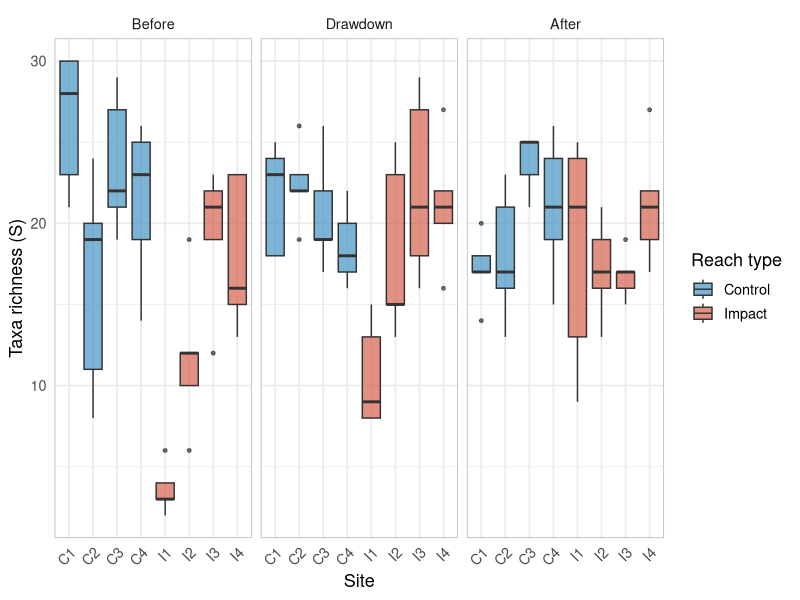
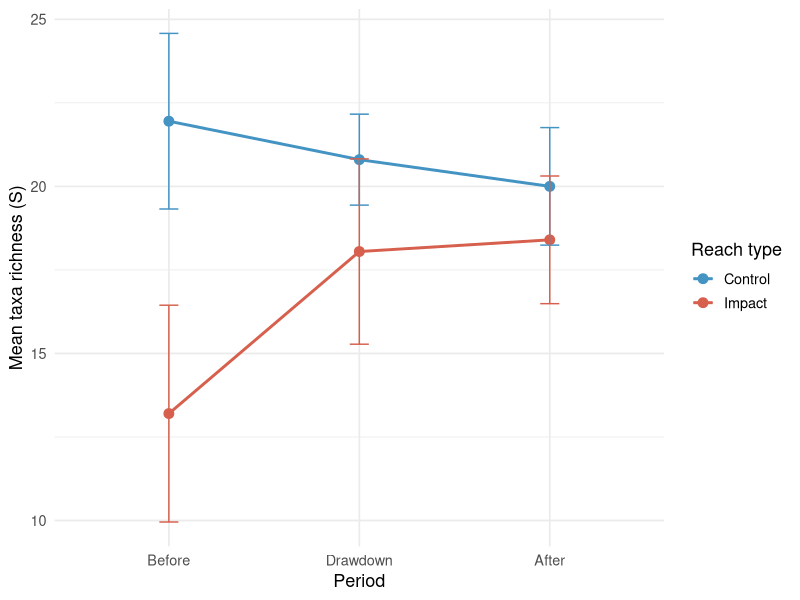
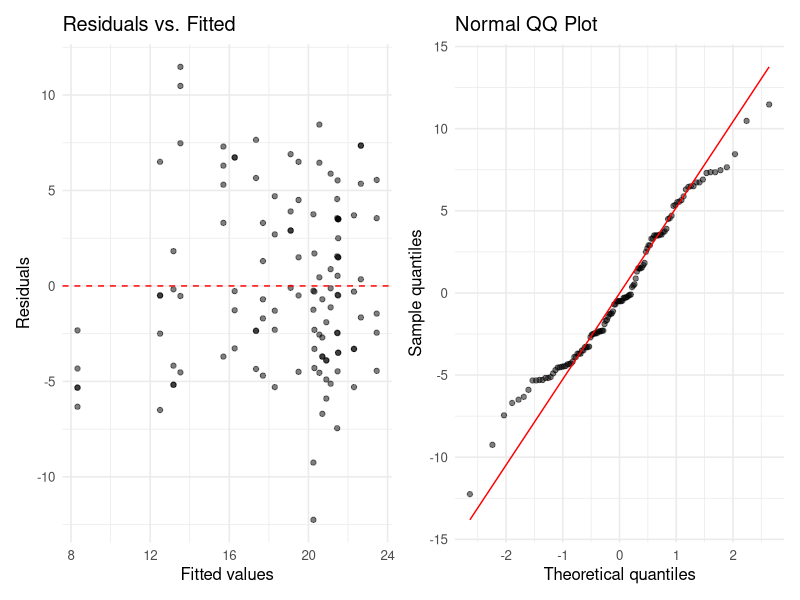
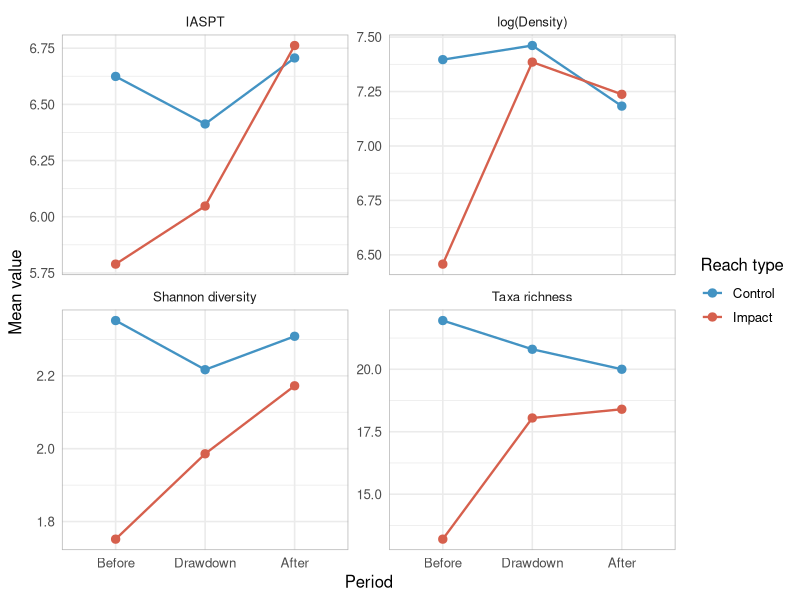

The R source for these figures, in order:
## ---- chunk 1
#| label: setup
#| message: false
#| warning: false

library(tidyverse)
library(readxl)
library(lme4)
library(broom.mixed)
library(patchwork)
library(knitr)
## ---- chunk 2
#| label: load-data

invert_raw <- read_excel("data/Atristainetal_JAE_Data.xlsx",
                         sheet = "Invertebrates")

# two columns named "Site" — rename for clarity
colnames(invert_raw)[1] <- "site_name"
colnames(invert_raw)[5] <- "site_code"
## ---- chunk 3
#| label: wrangle

invert <- invert_raw |>
  select(site_name, Replicate, Period, Reach, site_code, S, `H´`, TD, IASPT) |>
  rename(richness = S, shannon = `H´`, density = TD) |>
  mutate(
    reach_type = case_when(
      Reach == "C" ~ "C",
      Reach == "R" ~ "R",
      TRUE ~ "I"
    ),
    period = factor(Period, levels = c("B", "D", "A"),
                    labels = c("Before", "Drawdown", "After")),
    reach_type = factor(reach_type, levels = c("C", "I", "R"))
  )

# filter to control + impact only (reservoir sites only sampled post-drawdown)
invert_baci <- invert |> filter(reach_type %in% c("C", "I"))

glimpse(invert_baci)
## ---- chunk 4
#| label: fig-richness
#| fig-cap: "Taxa richness by site and period. Impact sites (red) had notably lower richness before drawdown; they approach control levels (blue) by the After period."
#| fig-width: 9
#| fig-height: 5

invert_baci |>
  ggplot(aes(x = site_code, y = richness, fill = reach_type)) +
  geom_boxplot(alpha = 0.7, outlier.size = 1) +
  facet_wrap(~period, ncol = 3) +
  scale_fill_manual(values = c("C" = "#4393C3", "I" = "#D6604D"),
                    labels = c("Control", "Impact")) +
  labs(x = "Site", y = "Taxa richness (S)", fill = "Reach type") +
  theme_minimal(base_size = 13) +
  theme(axis.text.x = element_text(angle = 45, hjust = 1),
        panel.border = element_rect(color = "grey70", fill = NA, linewidth = 0.5))
## ---- chunk 5
#| label: fig-did
#| fig-cap: "Mean taxa richness by period and reach type — the DiD visualization. Convergence of impact toward control over time is the visual signature of recovery."
#| fig-width: 7
#| fig-height: 4.5

did_means <- invert_baci |>
  group_by(period, reach_type) |>
  summarise(mean_richness = mean(richness),
            se = sd(richness) / sqrt(n()),
            .groups = "drop")

ggplot(did_means, aes(x = period, y = mean_richness,
                      color = reach_type, group = reach_type)) +
  geom_point(size = 3) +
  geom_line(linewidth = 1) +
  geom_errorbar(aes(ymin = mean_richness - 1.96 * se,
                    ymax = mean_richness + 1.96 * se), width = 0.1) +
  scale_color_manual(values = c("C" = "#4393C3", "I" = "#D6604D"),
                     labels = c("Control", "Impact")) +
  labs(x = "Period", y = "Mean taxa richness (S)", color = "Reach type") +
  theme_minimal(base_size = 13)
## ---- chunk 6
#| label: fit-model

mod_richness <- lmer(
  richness ~ period * reach_type + (1 | site_code),
  data = invert_baci,
  REML = TRUE
)

summary(mod_richness)
## ---- chunk 7
#| label: tidy-model

tidy(mod_richness, effects = "fixed", conf.int = TRUE) |>
  kable(digits = 3,
        col.names = c("Effect", "Term", "Estimate", "SE",
                      "Statistic", "CI Lower", "CI Upper"))
## ---- chunk 8
#| label: anova

anova(mod_richness)
## ---- chunk 9
#| label: fig-diagnostics
#| fig-cap: "Residual diagnostics. Left: residuals vs. fitted (checks homoscedasticity). Right: QQ plot (checks normality)."
#| fig-width: 9
#| fig-height: 4

diag_df <- data.frame(fitted = fitted(mod_richness),
                      resid  = residuals(mod_richness))

p1 <- ggplot(diag_df, aes(x = fitted, y = resid)) +
  geom_point(alpha = 0.5) +
  geom_hline(yintercept = 0, linetype = "dashed", color = "red") +
  labs(x = "Fitted values", y = "Residuals", title = "Residuals vs. Fitted") +
  theme_minimal(base_size = 12)

p2 <- ggplot(diag_df, aes(sample = resid)) +
  stat_qq(alpha = 0.5) + stat_qq_line(color = "red") +
  labs(x = "Theoretical quantiles", y = "Sample quantiles",
       title = "Normal QQ Plot") +
  theme_minimal(base_size = 12)

p1 + p2
## ---- chunk 10
#| label: robustness-models

mod_shannon <- lmer(shannon ~ period * reach_type + (1 | site_code),
                    data = invert_baci, REML = TRUE)

mod_density <- lmer(log(density) ~ period * reach_type + (1 | site_code),
                    data = invert_baci, REML = TRUE)

mod_iaspt   <- lmer(IASPT ~ period * reach_type + (1 | site_code),
                    data = invert_baci, REML = TRUE)
## ---- chunk 11
#| label: robustness-table

extract_interaction <- function(model, label) {
  aov <- as.data.frame(anova(model))
  row <- aov["period:reach_type", ]
  tibble(Response = label,
         `F value` = row[["F value"]],
         `Num DF`  = row[["NumDF"]],
         `Den DF`  = row[["DenDF"]],
         `p value` = row[["Pr(>F)"]])
}

bind_rows(
  extract_interaction(mod_richness, "Taxa richness (S)"),
  extract_interaction(mod_shannon,  "Shannon diversity (H')"),
  extract_interaction(mod_density,  "log(Total density)"),
  extract_interaction(mod_iaspt,    "IASPT")
) |>
  kable(digits = c(0, 2, 0, 1, 4))
## ---- chunk 12
#| label: fig-robustness
#| fig-cap: "DiD pattern across all four community metrics. Convergence of impact toward control values is visible across metrics."
#| fig-width: 10
#| fig-height: 8

invert_baci |>
  group_by(period, reach_type) |>
  summarise(`Taxa richness`    = mean(richness),
            `Shannon diversity` = mean(shannon),
            `log(Density)`     = mean(log(density)),
            IASPT              = mean(IASPT),
            .groups = "drop") |>
  pivot_longer(cols = c(`Taxa richness`, `Shannon diversity`,
                        `log(Density)`, IASPT),
               names_to = "metric", values_to = "mean_value") |>
  ggplot(aes(x = period, y = mean_value,
             color = reach_type, group = reach_type)) +
  geom_point(size = 2.5) +
  geom_line(linewidth = 0.8) +
  facet_wrap(~metric, scales = "free_y", ncol = 2) +
  scale_color_manual(values = c("C" = "#4393C3", "I" = "#D6604D"),
                     labels = c("Control", "Impact")) +
  labs(x = "Period", y = "Mean value", color = "Reach type") +
  theme_minimal(base_size = 12) +
  theme(panel.border = element_rect(color = "grey70", fill = NA, linewidth = 0.5))
